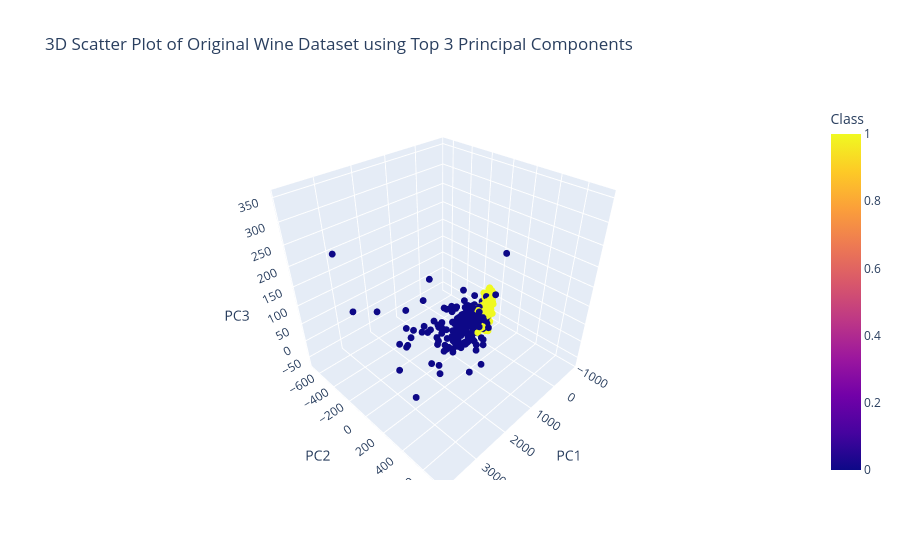
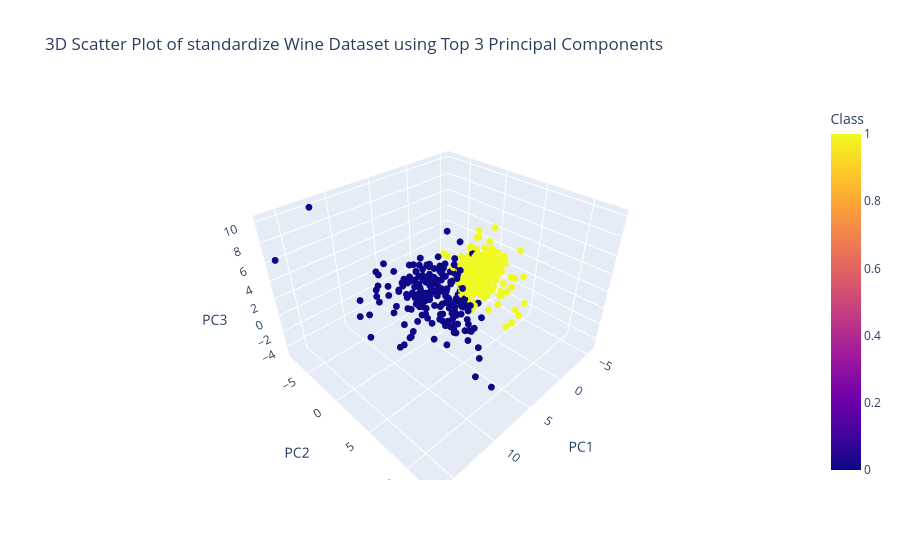

The notebook cell saved with these charts, in order:
### Markdown cell above
**<font color=skyblue>第 6 題：</font>**
- Claim:利用主成分分析取得前三項成分，並繪製其散布圖。是否可以從散布圖中看出兩個群組？
    - 繪製未標準化數據與標準化數據的散布圖

### Code cell
# Fit PCA and transform the data to the new space
PCA_result = PCA(n_components=3).fit_transform(X)

# Create a DataFrame for Plotly Express
df = pd.DataFrame(PCA_result, columns=['PC1', 'PC2', 'PC3'])
df['Class'] = y

# Create an interactive 3D scatter plot using Plotly Express
fig = px.scatter_3d(df, x='PC1', y='PC2', z='PC3', color='Class', title='3D Scatter Plot of Original Wine Dataset using Top 3 Principal Components',
                    size_max=5)
fig.update_traces(marker_size = 4)
fig.show()
# Fit PCA and transform the data to the new space
PCA_result2 = PCA(n_components=3).fit_transform(X_scaled)

# Create a DataFrame for Plotly Express
df2 = pd.DataFrame(PCA_result2, columns=['PC1', 'PC2', 'PC3'])
df2['Class'] = y

# Create an interactive 3D scatter plot using Plotly Express
fig = px.scatter_3d(df2, x='PC1', y='PC2', z='PC3', color='Class', title='3D Scatter Plot of standardize Wine Dataset using Top 3 Principal Components',
                    size_max=5)
fig.update_traces(marker_size = 4)
fig.show()

### Figure 1 — Plotly figure (JSON) as saved in the notebook; plotly's stock layout.template omitted (floating-point values rounded to 4 significant figures; data arrays with more than 128 entries replaced by an {"elided": "..."} marker saying what was removed)
{"data": [{"hovertemplate": "PC1=%{x}<br>PC2=%{y}<br>PC3=%{z}<br>Class=%{marker.color}<extra></extra>", "legendgroup": "", "marker": {"color": {"elided": "569 int values"}, "coloraxis": "coloraxis", "size": 4, "symbol": "circle"}, "mode": "markers", "name": "", "scene": "scene", "showlegend": false, "type": "scatter3d", "x": {"elided": "569 float values"}, "y": {"elided": "569 float values"}, "z": {"elided": "569 float values"}}], "layout": {"coloraxis": {"colorbar": {"title": {"text": "Class"}}, "colorscale": [[0, "#0d0887"], [0.1111, "#46039f"], [0.2222, "#7201a8"], [0.3333, "#9c179e"], [0.4444, "#bd3786"], [0.5556, "#d8576b"], [0.6667, "#ed7953"], [0.7778, "#fb9f3a"], [0.8889, "#fdca26"], [1, "#f0f921"]]}, "legend": {"tracegroupgap": 0}, "scene": {"domain": {"x": [0, 1], "y": [0, 1]}, "xaxis": {"title": {"text": "PC1"}}, "yaxis": {"title": {"text": "PC2"}}, "zaxis": {"title": {"text": "PC3"}}}, "title": {"text": "3D Scatter Plot of Original Wine Dataset using Top 3 Principal Components"}}}

### Figure 2 — Plotly figure (JSON) as saved in the notebook; plotly's stock layout.template omitted (floating-point values rounded to 4 significant figures; data arrays with more than 128 entries replaced by an {"elided": "..."} marker saying what was removed)
{"data": [{"hovertemplate": "PC1=%{x}<br>PC2=%{y}<br>PC3=%{z}<br>Class=%{marker.color}<extra></extra>", "legendgroup": "", "marker": {"color": {"elided": "569 int values"}, "coloraxis": "coloraxis", "size": 4, "symbol": "circle"}, "mode": "markers", "name": "", "scene": "scene", "showlegend": false, "type": "scatter3d", "x": {"elided": "569 float values"}, "y": {"elided": "569 float values"}, "z": {"elided": "569 float values"}}], "layout": {"coloraxis": {"colorbar": {"title": {"text": "Class"}}, "colorscale": [[0, "#0d0887"], [0.1111, "#46039f"], [0.2222, "#7201a8"], [0.3333, "#9c179e"], [0.4444, "#bd3786"], [0.5556, "#d8576b"], [0.6667, "#ed7953"], [0.7778, "#fb9f3a"], [0.8889, "#fdca26"], [1, "#f0f921"]]}, "legend": {"tracegroupgap": 0}, "scene": {"domain": {"x": [0, 1], "y": [0, 1]}, "xaxis": {"title": {"text": "PC1"}}, "yaxis": {"title": {"text": "PC2"}}, "zaxis": {"title": {"text": "PC3"}}}, "title": {"text": "3D Scatter Plot of standardize Wine Dataset using Top 3 Principal Components"}}}
